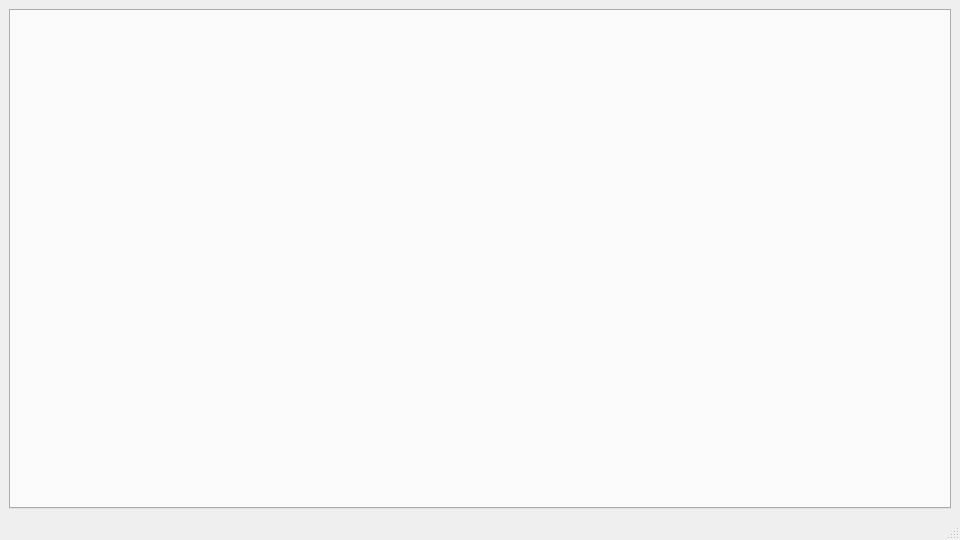
<?xml version="1.0" encoding="UTF-8"?>
<ui version="4.0">
 <class>Vortex</class>
 <widget class="QMainWindow" name="Vortex">
  <property name="geometry">
   <rect>
    <x>0</x>
    <y>0</y>
    <width>960</width>
    <height>540</height>
   </rect>
  </property>
  <property name="windowTitle">
   <string>Vortex</string>
  </property>
  <widget class="QWidget" name="centralwidget">
   <layout class="QGridLayout" name="gridLayout">
    <item row="0" column="0">
     <widget class="QTabWidget" name="tabWidget_Main">
      <property name="currentIndex">
       <number>-1</number>
      </property>
     </widget>
    </item>
   </layout>
  </widget>
  <widget class="QMenuBar" name="menubar">
   <property name="geometry">
    <rect>
     <x>0</x>
     <y>0</y>
     <width>960</width>
     <height>22</height>
    </rect>
   </property>
  </widget>
  <widget class="QStatusBar" name="statusbar"/>
 </widget>
 <resources/>
 <connections/>
</ui>
